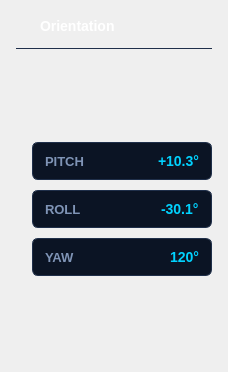
        <widget class="QFrame" name="lowerRightBox">
         <property name="minimumSize">
          <size>
           <width>0</width>
           <height>372</height>
          </size>
         </property>
         <property name="styleSheet">
          <string>QFrame#lowerRightBox { background-color: #0d1a2c; border: 1px solid #1f2f4a; border-radius: 8px; }</string>
         </property>
         <layout class="QVBoxLayout" name="orientationLayout">
          <property name="spacing">
           <number>12</number>
          </property>
          <property name="leftMargin">
           <number>16</number>
          </property>
          <property name="topMargin">
           <number>16</number>
          </property>
          <property name="rightMargin">
           <number>16</number>
          </property>
          <property name="bottomMargin">
           <number>16</number>
          </property>
          <item>
           <layout class="QHBoxLayout" name="orientationHeaderLayout">
            <property name="spacing">
             <number>8</number>
            </property>
            <item>
             <widget class="QLabel" name="orientationIcon">
              <property name="minimumSize">
               <size>
                <width>16</width>
                <height>16</height>
               </size>
              </property>
              <property name="maximumSize">
               <size>
                <width>16</width>
                <height>16</height>
               </size>
              </property>
              <property name="styleSheet">
               <string>border: none; background: transparent;</string>
              </property>
              <property name="text">
               <string/>
              </property>
              <property name="pixmap">
               <pixmap>../logo/circle.png</pixmap>
              </property>
              <property name="scaledContents">
               <bool>true</bool>
              </property>
             </widget>
            </item>
            <item>
             <widget class="QLabel" name="orientationTitle">
              <property name="styleSheet">
               <string>QLabel#orientationTitle { color: #ffffff; font-size: 14px; font-weight: 600; border: none; background: transparent; }</string>
              </property>
              <property name="text">
               <string>Orientation</string>
              </property>
             </widget>
            </item>
            <item>
             <spacer name="orientationHeaderSpacer">
              <property name="orientation">
               <enum>Qt::Horizontal</enum>
              </property>
              <property name="sizeHint" stdset="0">
               <size>
                <width>40</width>
                <height>20</height>
               </size>
              </property>
             </spacer>
            </item>
           </layout>
          </item>
          <item>
           <widget class="QFrame" name="orientationDivider">
            <property name="minimumSize">
             <size>
              <width>0</width>
              <height>1</height>
             </size>
            </property>
            <property name="maximumSize">
             <size>
              <width>16777215</width>
              <height>1</height>
             </size>
            </property>
            <property name="styleSheet">
             <string>background-color: #1f2f4a; border: none;</string>
            </property>
           </widget>
          </item>
          <item>
           <layout class="QHBoxLayout" name="orientationContentLayout">
            <property name="spacing">
             <number>16</number>
            </property>
            <item>
             <widget class="QFrame" name="rovModelFrame">
              <property name="styleSheet">
               <string>QFrame#rovModelFrame { background-color: #0b1424; border: 1px solid #1f2f4a; border-radius: 6px; }</string>
              </property>
             </widget>
            </item>
            <item>
             <widget class="QFrame" name="orientationMetricsFrame">
              <property name="minimumSize">
               <size>
                <width>180</width>
                <height>0</height>
               </size>
              </property>
              <property name="maximumSize">
               <size>
                <width>180</width>
                <height>16777215</height>
               </size>
              </property>
              <property name="styleSheet">
               <string>QFrame#orientationMetricsFrame { background: transparent; border: none; }</string>
              </property>
              <layout class="QVBoxLayout" name="orientationMetricsLayout">
               <property name="spacing">
                <number>10</number>
               </property>
               <property name="leftMargin">
                <number>0</number>
               </property>
               <property name="topMargin">
                <number>0</number>
               </property>
               <property name="rightMargin">
                <number>0</number>
               </property>
               <property name="bottomMargin">
                <number>0</number>
               </property>
               <item>
                <spacer name="orientationSpacerTop">
                 <property name="orientation">
                  <enum>Qt::Vertical</enum>
                 </property>
                 <property name="sizeHint" stdset="0">
                  <size>
                   <width>20</width>
                   <height>40</height>
                  </size>
                 </property>
                </spacer>
               </item>
               <item>
                <widget class="QFrame" name="pitchFrame">
                 <property name="styleSheet">
                  <string>QFrame#pitchFrame { background-color: #0b1424; border: 1px solid #1f2f4a; border-radius: 6px; }</string>
                 </property>
                 <layout class="QHBoxLayout" name="pitchLayout">
                  <property name="leftMargin">
                   <number>12</number>
                  </property>
                  <property name="topMargin">
                   <number>8</number>
                  </property>
                  <property name="rightMargin">
                   <number>12</number>
                  </property>
                  <property name="bottomMargin">
                   <number>8</number>
                  </property>
                  <item>
                   <widget class="QLabel" name="pitchLabel">
                    <property name="styleSheet">
                     <string>color: #7f94b6; font-size: 13px; font-weight: bold; border: none;</string>
                    </property>
                    <property name="text">
                     <string>PITCH</string>
                    </property>
                   </widget>
                  </item>
                  <item>
                   <spacer name="pitchSpacer">
                    <property name="orientation">
                     <enum>Qt::Horizontal</enum>
                    </property>
                    <property name="sizeHint" stdset="0">
                     <size>
                      <width>40</width>
                      <height>20</height>
                     </size>
                    </property>
                   </spacer>
                  </item>
                  <item>
                   <widget class="QLabel" name="pitchValue">
                    <property name="styleSheet">
                     <string>color: #00d2ff; font-size: 14px; font-weight: bold; border: none;</string>
                    </property>
                    <property name="text">
                     <string>+10.3°</string>
                    </property>
                   </widget>
                  </item>
                 </layout>
                </widget>
               </item>
               <item>
                <widget class="QFrame" name="rollFrame">
                 <property name="styleSheet">
                  <string>QFrame#rollFrame { background-color: #0b1424; border: 1px solid #1f2f4a; border-radius: 6px; }</string>
                 </property>
                 <layout class="QHBoxLayout" name="rollLayout">
                  <property name="leftMargin">
                   <number>12</number>
                  </property>
                  <property name="topMargin">
                   <number>8</number>
                  </property>
                  <property name="rightMargin">
                   <number>12</number>
                  </property>
                  <property name="bottomMargin">
                   <number>8</number>
                  </property>
                  <item>
                   <widget class="QLabel" name="rollLabel">
                    <property name="styleSheet">
                     <string>color: #7f94b6; font-size: 13px; font-weight: bold; border: none;</string>
                    </property>
                    <property name="text">
                     <string>ROLL</string>
                    </property>
                   </widget>
                  </item>
                  <item>
                   <spacer name="rollSpacer">
                    <property name="orientation">
                     <enum>Qt::Horizontal</enum>
                    </property>
                    <property name="sizeHint" stdset="0">
                     <size>
                      <width>40</width>
                      <height>20</height>
                     </size>
                    </property>
                   </spacer>
                  </item>
                  <item>
                   <widget class="QLabel" name="rollValue">
                    <property name="styleSheet">
                     <string>color: #00d2ff; font-size: 14px; font-weight: bold; border: none;</string>
                    </property>
                    <property name="text">
                     <string>-30.1°</string>
                    </property>
                   </widget>
                  </item>
                 </layout>
                </widget>
               </item>
               <item>
                <widget class="QFrame" name="yawFrame">
                 <property name="styleSheet">
                  <string>QFrame#yawFrame { background-color: #0b1424; border: 1px solid #1f2f4a; border-radius: 6px; }</string>
                 </property>
                 <layout class="QHBoxLayout" name="yawLayout">
                  <property name="leftMargin">
                   <number>12</number>
                  </property>
                  <property name="topMargin">
                   <number>8</number>
                  </property>
                  <property name="rightMargin">
                   <number>12</number>
                  </property>
                  <property name="bottomMargin">
                   <number>8</number>
                  </property>
                  <item>
                   <widget class="QLabel" name="yawLabel">
                    <property name="styleSheet">
                     <string>color: #7f94b6; font-size: 13px; font-weight: bold; border: none;</string>
                    </property>
                    <property name="text">
                     <string>YAW</string>
                    </property>
                   </widget>
                  </item>
                  <item>
                   <spacer name="yawSpacer">
                    <property name="orientation">
                     <enum>Qt::Horizontal</enum>
                    </property>
                    <property name="sizeHint" stdset="0">
                     <size>
                      <width>40</width>
                      <height>20</height>
                     </size>
                    </property>
                   </spacer>
                  </item>
                  <item>
                   <widget class="QLabel" name="yawValue">
                    <property name="styleSheet">
                     <string>color: #00d2ff; font-size: 14px; font-weight: bold; border: none;</string>
                    </property>
                    <property name="text">
                     <string>120°</string>
                    </property>
                   </widget>
                  </item>
                 </layout>
                </widget>
               </item>
               <item>
                <spacer name="relPosContainerSpacerBottom">
                 <property name="orientation">
                  <enum>Qt::Vertical</enum>
                 </property>
                 <property name="sizeHint" stdset="0">
                  <size>
                   <width>20</width>
                   <height>40</height>
                  </size>
                 </property>
                </spacer>
               </item>
              </layout>
             </widget>
            </item>
           </layout>
          </item>
         </layout>
        </widget>
